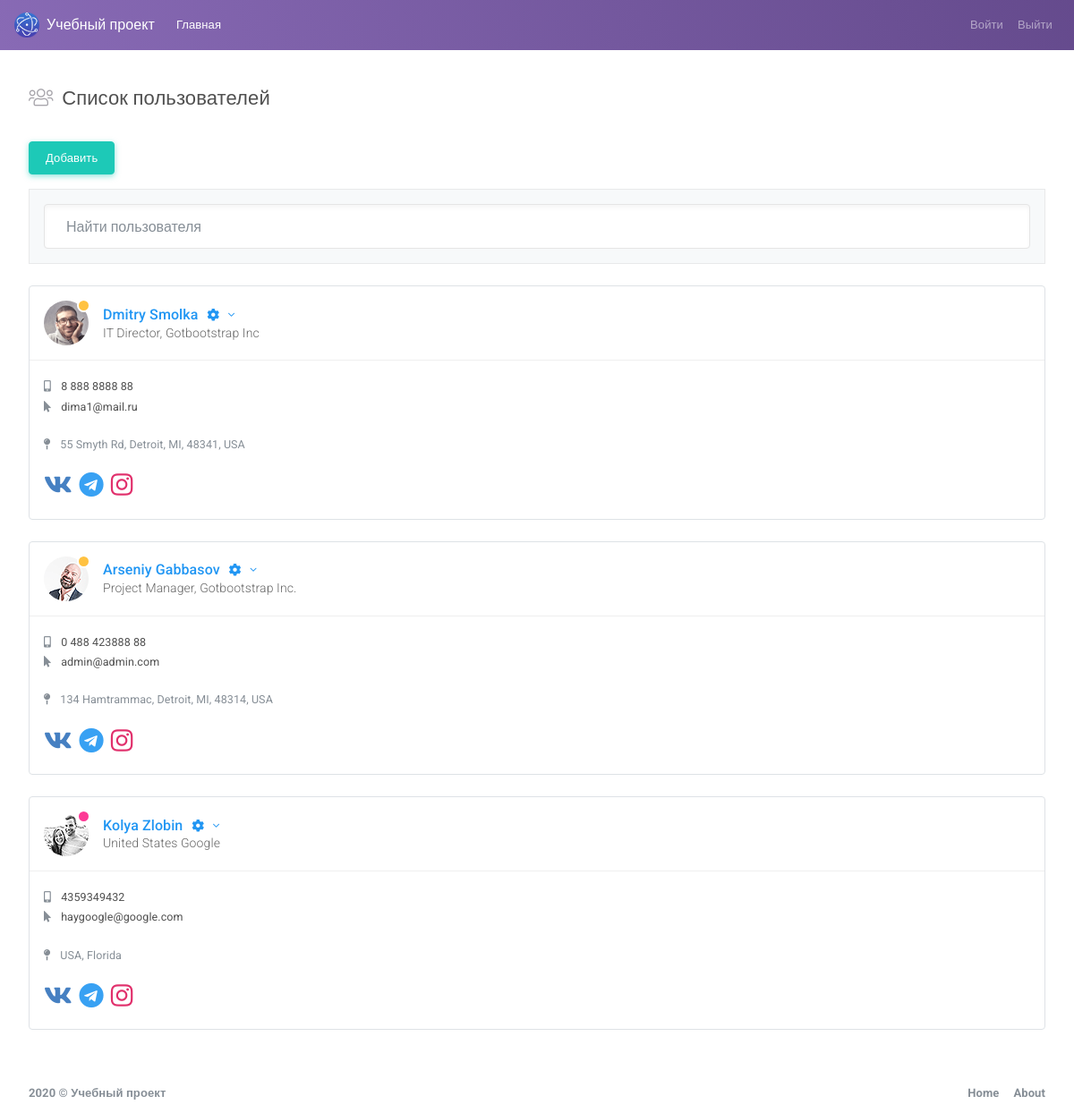
/users.php (signed in), run on the app's committed database.
### tables this page shows
CREATE TABLE `users` (
  `id` int(11) NOT NULL,
  `email` varchar(255) NOT NULL,
  `role` varchar(255) NOT NULL DEFAULT 'user',
  `password` varchar(255) NOT NULL,
  `username` varchar(255) NOT NULL,
  `job_title` varchar(255) NOT NULL,
  `status_id` int(11) DEFAULT NULL,
  `image` varchar(255) NOT NULL,
  `phone` varchar(255) NOT NULL,
  `address` varchar(255) NOT NULL,
  `vk` varchar(255) NOT NULL,
  `telegram` varchar(255) NOT NULL,
  `instagram` varchar(255) NOT NULL
);

CREATE TABLE `statuses` (
  `id` int(11) NOT NULL,
  `value` varchar(255) NOT NULL,
  `meaning` varchar(255) NOT NULL
);

### functions/register.php (called while the page is built, shortened)
<?php
function getAllUsers(){
    $pdo = dbConnect();
    $sql = "SELECT * FROM users";
    $statement = $pdo->prepare($sql);
    $statement->execute();
    $result = $statement->fetchAll(PDO::FETCH_ASSOC);
    return $result;
}
function isLoggedIn(){
    if(isset($_SESSION['user'])){
        return true;
    }
    return false;
}
function getAuthenticatedUser(){
    if(isLoggedIn()){
        return $_SESSION['user'];
    }
    return false;
}
function isAdmin($user){
    if($user['role'] === 'admin'){
        return true;
    }
    return false;
}
function getUserStatus($id){
    $pdo = dbConnect();
    $sql = "SELECT s.value
    FROM users u
    JOIN statuses s ON u.status_id = s.id
    WHERE u.id = :user_id";
    $statement = $pdo->prepare($sql);
    $statement->execute([
        "user_id" => $id
    ]);
    return $statement->fetch(PDO::FETCH_ASSOC);
}

### users.php (the view, shortened to what this page needs)
<?php
require 'functions/register.php';
$currentUser = getAuthenticatedUser();
$users = getAllUsers();
?>
<!DOCTYPE html>
<html lang="en">
<head>
    <link id="vendorsbundle" rel="stylesheet" media="screen, print" href="css/vendors.bundle.css">
    <link id="appbundle" rel="stylesheet" media="screen, print" href="css/app.bundle.css">
    <link id="myskin" rel="stylesheet" media="screen, print" href="css/skins/skin-master.css">
    <link rel="stylesheet" media="screen, print" href="css/fa-solid.css">
    <link rel="stylesheet" media="screen, print" href="css/fa-brands.css">
</head>
    <body class="mod-bg-1 mod-nav-link">
        <nav class="navbar navbar-expand-lg navbar-dark bg-primary bg-primary-gradient">
            <a class="navbar-brand d-flex align-items-center fw-500" href="users.php"><img alt="logo" class="d-inline-block align-top mr-2" src="img/logo.png"> Учебный проект</a>
            <div class="collapse navbar-collapse" id="navbarColor02">
                <ul class="navbar-nav mr-auto">
                    <li class="nav-item active">
                        <a class="nav-link" href="#">Главная <span class="sr-only">(current)</span></a>
                    </li>
                </ul>
                <ul class="navbar-nav ml-auto">
                    <li class="nav-item">
                        <a class="nav-link" href="page_login.php">Войти</a>
                    </li>
                    <li class="nav-item">
                        <a class="nav-link" href="controllers/logout.php">Выйти</a>
                    </li>
                </ul>
            </div>
        </nav>
        <main id="js-page-content" role="main" class="page-content mt-3">
            <div class="subheader">
                <h1 class="subheader-title">
                    <i class='subheader-icon fal fa-users'></i> Список пользователей
                </h1>
            </div>
            <div class="row">
                <div class="col-xl-12">
                    <?php if(isAdmin($currentUser)):?>
                    <a class="btn btn-success" href="create_user.php">Добавить</a>
                    <?php endif; ?>
                    <div class="border-faded bg-faded p-3 mb-g d-flex mt-3">
                        <input type="text" id="js-filter-contacts" name="filter-contacts" class="form-control shadow-inset-2 form-control-lg" placeholder="Найти пользователя">
                    </div>
                </div>
            </div>
            <div class="row" id="js-contacts">
            <?php foreach($users as $user): ?>
                <div class="col-xl-4">
                    <div id="c_1" class="card border shadow-0 mb-g shadow-sm-hover" data-filter-tags="oliver kopyov">
                        <div class="card-body border-faded border-top-0 border-left-0 border-right-0 rounded-top">
                            <div class="d-flex flex-row align-items-center">
                                <?php $status = getUserStatus($user['id']);?>
                                <span class="status status-<?=($status['value'] == 'online') ? 'success' :
                                ($status['value'] == 'away' ? 'warning' : 'danger');
                                ?> mr-3">
                                <a href="page_profile.php?id=<?=$user['id']?>">
                                    <span class="rounded-circle profile-image d-block " style="background-image:url('<?=$user['image']?>'); background-size: cover;"></span>
                                </a>
                                </span>
                                <div class="info-card-text flex-1">
                                    <a href="javascript:void(0);" class="fs-xl text-truncate text-truncate-lg text-info" data-toggle="dropdown" aria-expanded="false">
                                        <?=$user['username']?>
                                        <?php if(isAdmin($currentUser) || $user['email'] == $currentUser['email']):?>
                                        <i class="fal fas fa-cog fa-fw d-inline-block ml-1 fs-md"></i>
                                        <i class="fal fa-angle-down d-inline-block ml-1 fs-md"></i>
                                        <?php endif; ?>
                                    </a>
                                    <span class="text-truncate text-truncate-xl"><?=$user['job_title']?></span>
                                </div>
                            </div>
                        </div>
                        <div class="card-body p-0 collapse show">
                            <div class="p-3">
                                <a href="tel:+13174562564" class="mt-1 d-block fs-sm fw-400 text-dark">
                                    <i class="fas fa-mobile-alt text-muted mr-2"></i> <?=$user['phone']?></a>
                                <a href="mailto:oliver.kopyov@smartadminwebapp.com" class="mt-1 d-block fs-sm fw-400 text-dark">
                                    <i class="fas fa-mouse-pointer text-muted mr-2"></i> <?=$user['email']?></a>
                                <address class="fs-sm fw-400 mt-4 text-muted">
                                    <i class="fas fa-map-pin mr-2"></i> <?=$user['address']?></address>
                                <div class="d-flex flex-row">
                                    <a href="<?=$user['vk'];?>" class="mr-2 fs-xxl" style="color:#4680C2">
                                        <i class="fab fa-vk"></i>
                                    </a>
                                    <a href="<?=$user['telegram'];?>" class="mr-2 fs-xxl" style="color:#38A1F3">
                                        <i class="fab fa-telegram"></i>
                                    </a>
                                    <a href="<?=$user['instagram'];?>" class="mr-2 fs-xxl" style="color:#E1306C">
                                        <i class="fab fa-instagram"></i>
                                    </a>
                                </div>
                            </div>
                        </div>
                    </div>
                </div>
            <?php endforeach; ?>
            </div>
        </main>
        <footer class="page-footer" role="contentinfo">
            <div class="d-flex align-items-center flex-1 text-muted">
                <span class="hidden-md-down fw-700">2020 © Учебный проект</span>
            </div>
            <div>
                <ul class="list-table m-0">
                    <li><a href="intel_introduction.html" class="text-secondary fw-700">Home</a></li>
                    <li class="pl-3"><a href="info_app_licensing.html" class="text-secondary fw-700">About</a></li>
                </ul>
            </div>
        </footer>
    </body>
</html>

### css/fa-solid.css (style rules this page uses)
.fa,.fas { font-family:'Font Awesome 5 Pro';font-weight:900 }

### css/fa-brands.css (style rules this page uses)
.fab { font-family:'Font Awesome 5 Brands';font-weight:400 }

### data on the page
users: image (picture), username "Dmitry Smolka", job_title "IT Director, Gotbootstrap Inc", phone "8 888 8888 88", email "dima1@mail.ru", address "55 Smyth Rd, Detroit, MI, 48341, USA"
users: image (picture), username "Arseniy Gabbasov", job_title "Project Manager, Gotbootstrap Inc.", phone "0 488 423888 88", email "admin@admin.com", address "134 Hamtrammac, Detroit, MI, 48314, USA"
users: image (picture), username "Kolya Zlobin", job_title "United States Google", phone "4359349432", email "haygoogle@google.com", address "USA, Florida"
